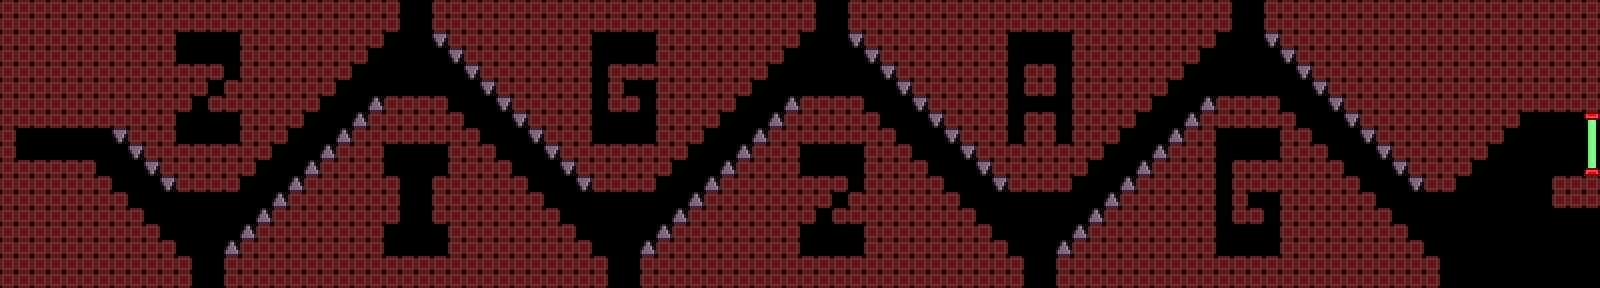

A level layout from a 2D game, rendered from its tile map. Below: a short description, then the map file with tile-grid data replaced by summaries:
An orthogonal 100x18 tile map with 16x16 px tiles, 4 tile layers (decoration, spikes, bounce, map) and 3 objects (player, end_zone, powerup_save).

<map version="1.0" orientation="orthogonal" renderorder="left-down" width="100" height="18" tilewidth="16" tileheight="16">
 <properties>
  <property name="time_limit" value="25" />
 </properties>
 <tileset firstgid="1" name="tilemap_1" tilewidth="16" tileheight="16">
  <image source="../tilemap_1.png" width="256" height="256" />
 </tileset>
 <layer name="decoration" width="100" height="18">
  <data>[1800 cells, 4 non-empty, 3 distinct tile ids]</data>
 </layer>
 <layer name="spikes" width="100" height="18">
  <data>[1800 cells, 64 non-empty, 1 distinct tile ids]</data>
 </layer>
 <layer name="bounce" width="100" height="18">
  <data>[1800 cells, 0 non-empty, 0 distinct tile ids]</data>
 </layer>
 <layer name="map" width="100" height="18">
  <properties>
   <property name="map" value="1" />
  </properties>
  <data>[1800 cells, 1217 non-empty, 1 distinct tile ids]</data>
 </layer>
 <objectgroup name="objects">
  <object name="player" gid="16" x="24" y="152" />
  <object name="end_zone" x="1593" y="112" width="4" height="64" />
  <object type="powerup_save" gid="70" x="824" y="74" />
 </objectgroup>
</map>